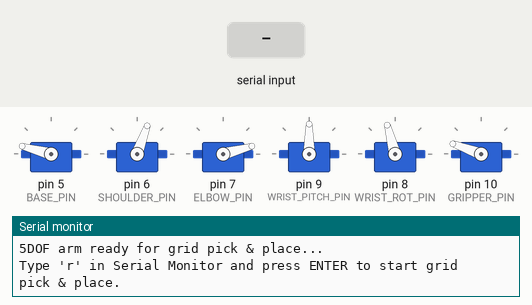
Bench run of a sketch on a simulated Arduino Uno, built with avr-gcc and run on an emulated ATmega328P. Shown: 6 × servo, the last lines printed to the serial monitor. The test bench sets the inputs (shaded band).

Above: at 3.2 s.
3.3 s: "r" received over Serial
At 6.4 s:
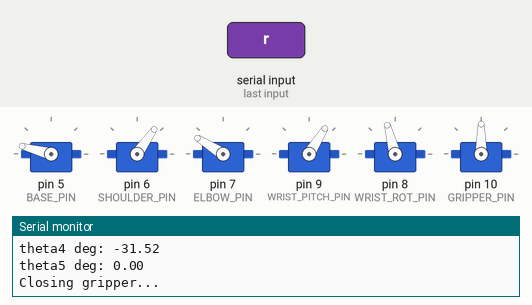
At 9.8 s:
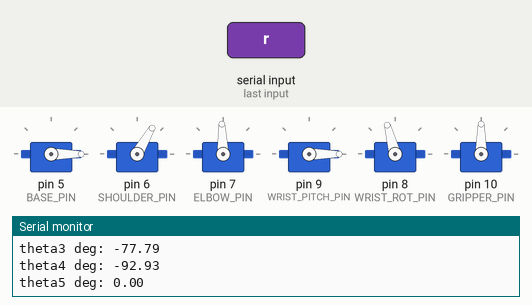
Timing chart, 0 to 22.8 s (numbered marks = the images above; inputs shaded):
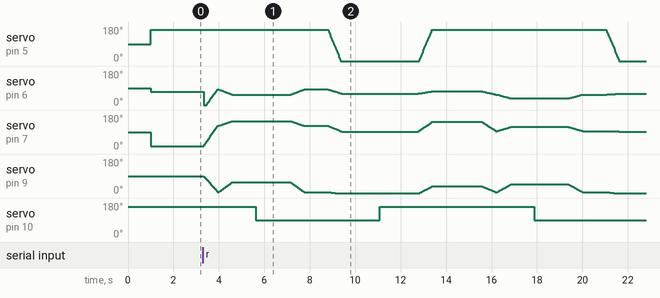

The sketch:

pick_and_place_pattern.ino
```cpp
#include <Servo.h>
#include <math.h>

// =========================
// Servo configuration
// =========================
const int BASE_PIN        = 5;
const int SHOULDER_PIN    = 6;
const int ELBOW_PIN       = 7;
const int WRIST_PITCH_PIN = 9;
const int WRIST_ROT_PIN   = 8;
const int GRIPPER_PIN     = 10;

Servo baseServo;
Servo shoulderServo;
Servo elbowServo;
Servo wristPitchServo;
Servo wristRotServo;
Servo gripperServo;

// =========================
// Robot geometry (mm)
// =========================
const double L1 = 125.0;    // base -> elbow
const double L2 = 130.0;    // elbow -> wrist/claw (simplified)
const double CLAW_LENGTH = 130.0;  // wrist joint -> tip along tool axis

// =========================
// Servo angle mapping
// =========================

// Direction (+1 or -1) and offsets (deg) for each joint
const int BASE_DIR        = -1;
const int SHOULDER_DIR    = 1;
const int ELBOW_DIR       = -1;
const int WRIST_PITCH_DIR = 1;
const int WRIST_ROT_DIR   = -1;

const double BASE_OFFSET        = 165.0;  // servo angle when theta1 = 0 rad
const double SHOULDER_OFFSET    = -20.0;   // when theta2 = 0
const double ELBOW_OFFSET       = 15.0;   // when theta3 = 0
const double WRIST_PITCH_OFFSET = 90.0;   // when theta4 = 0
const double WRIST_ROT_OFFSET   = 105.0;  // when theta5 = 0

// Gripper angles
const int GRIPPER_OPEN_ANGLE  = 160;   // adjust
const int GRIPPER_CLOSE_ANGLE = 90;    // adjust

// =========================
// Positions (mm) in BASE frame
// =========================

// Single duck reference position
double duckX = 100.0;
double duckY = 0.0;
double duckZ = -120.0;

// Box (drop) position
double boxX  = -150.0;
double boxY  = 0.0;
double boxZ  = 0.0;

// Lift height above duck/box
const double LIFT_Z_OFFSET = 40.0;  // mm

// =========================
// Grid configuration
// =========================
const int GRID_COLS = 3;      // X direction
const int GRID_ROWS = 3;      // Y direction
const double STEP_X = 60.0;   // mm between ducks in X
const double STEP_Y = 60.0;   // mm between ducks in Y

// =========================
// Radians-degrees helpers
// =========================
#ifndef M_PI
#define M_PI 3.14159265358979323846
#endif

double rad2deg(double r) {
  return r * 180.0 / M_PI;
}

// Forward declaration for debug function (used in moveToXYZ)
void debugTarget(const char* label,
                 double x, double y, double z,
                 double wx, double wy, double wz,
                 double t1, double t2, double t3,
                 double t4, double t5);

// =========================
// IK for 3-DOF position
// Returns true if reachable
// =========================
bool solveIK(double x, double y, double z,
             double &theta1, double &theta2, double &theta3) {
  // Base yaw
  theta1 = atan2(y, x);

  // Radius in XY plane
  double r = sqrt(x*x + y*y);

  // Planar 2-link in (r,z)
  double rp = r;
  double zp = z;

  // Reachability check
  double dist2 = rp*rp + zp*zp;
  double maxReach = (L1 + L2);
  double minReach = fabs(L1 - L2);
  if (dist2 > maxReach*maxReach || dist2 < minReach*minReach) {
    return false;
  }

  // Law of cosines for elbow
  double D = (dist2 - L1*L1 - L2*L2) / (2.0 * L1 * L2);
  if (D > 1.0) D = 1.0;
  if (D < -1.0) D = -1.0;

  // Elbow-down solution
  theta3 = atan2(-sqrt(1.0 - D*D), D);

  // Shoulder
  double phi  = atan2(zp, rp);
  double beta = atan2(L2 * sin(theta3), L1 + L2 * cos(theta3));
  theta2 = phi - beta;

  return true;
}

// =========================
// Compute wrist orientation from arm angles
// theta4 = wrist pitch
// theta5 = wrist rotation/twist
// =========================
void computeWristAngles(double theta1, double theta2, double theta3,
                        double &theta4, double &theta5) {
  // Desired tool pitch: roughly downward in vertical plane
  double desiredToolPitch = -M_PI / 2.0;
  theta4 = desiredToolPitch - (theta2 + theta3);

  // Wrist rotation to keep gripper aligned (no twist for now)
  theta5 = 0.0;
}

// =========================
// Set all 5 joint angles (rad) to servos
// =========================
void setJointAngles(double theta1, double theta2, double theta3,
                    double theta4, double theta5) {

  double baseDeg        = BASE_OFFSET        + BASE_DIR        * rad2deg(theta1);
  double shoulderDeg    = SHOULDER_OFFSET    + SHOULDER_DIR    * rad2deg(theta2);
  double elbowDeg       = ELBOW_OFFSET       + ELBOW_DIR       * rad2deg(theta3);
  double wristPitchDeg  = WRIST_PITCH_OFFSET + WRIST_PITCH_DIR * rad2deg(theta4);
  double wristRotDeg    = WRIST_ROT_OFFSET   + WRIST_ROT_DIR   * rad2deg(theta5);

  // Clamp
  baseDeg       = constrain(baseDeg, 0, 180);
  shoulderDeg   = constrain(shoulderDeg, 0, 180);
  elbowDeg      = constrain(elbowDeg, 0, 180);
  wristPitchDeg = constrain(wristPitchDeg, 0, 180);
  wristRotDeg   = constrain(wristRotDeg, 0, 180);

  // Send to servos
  baseServo.write((int)baseDeg);
  shoulderServo.write((int)shoulderDeg);
  elbowServo.write((int)elbowDeg);
  wristPitchServo.write((int)wristPitchDeg);
  wristRotServo.write((int)wristRotDeg);
}

// =========================
// Smooth motion: move all 5 joints to XYZ (tip)
// =========================
void moveToXYZ(double x, double y, double z,
               int steps = 30, int delayMs = 20) {

  // Convert tip target to wrist target (offset along tool Z)
  double wx = x;
  double wy = y;
  double wz = z + CLAW_LENGTH;

  // Solve IK for wrist
  double t1_target, t2_target, t3_target;
  if (!solveIK(wx, wy, wz, t1_target, t2_target, t3_target)) {
    Serial.println("Target out of reach!");
    return;
  }

  double t4_target, t5_target;
  computeWristAngles(t1_target, t2_target, t3_target, t4_target, t5_target);

  // DEBUG THE TARGET
  debugTarget("MOVE", x, y, z,
                     wx, wy, wz,
                     t1_target, t2_target, t3_target,
                     t4_target, t5_target);

  // Current state (we keep a simple internal memory)
  static double t1_curr = 0.0;
  static double t2_curr = 0.0;
  static double t3_curr = 0.0;
  static double t4_curr = 0.0;
  static double t5_curr = 0.0;

  double d1 = (t1_target - t1_curr) / steps;
  double d2 = (t2_target - t2_curr) / steps;
  double d3 = (t3_target - t3_curr) / steps;
  double d4 = (t4_target - t4_curr) / steps;
  double d5 = (t5_target - t5_curr) / steps;

  for (int i = 1; i <= steps; i++) {
    double t1 = t1_curr + d1 * i;
    double t2 = t2_curr + d2 * i;
    double t3 = t3_curr + d3 * i;
    double t4 = t4_curr + d4 * i;
    double t5 = t5_curr + d5 * i;

    setJointAngles(t1, t2, t3, t4, t5);
    delay(delayMs);
  }

  t1_curr = t1_target;
  t2_curr = t2_target;
  t3_curr = t3_target;
  t4_curr = t4_target;
  t5_curr = t5_target;
}

// =========================
// Gripper helpers
// =========================
void openGripper() {
  gripperServo.write(GRIPPER_OPEN_ANGLE);
  delay(1000);
}

void closeGripper() {
  gripperServo.write(GRIPPER_CLOSE_ANGLE);
  delay(1000);
}
// =========================
// Pick and place sequence
// Now: after box, return to duck offset, then down to duck Z
// =========================
void pickAndPlaceDuck(double dx, double dy, double dz,
                      double bx, double by, double bz) {

  // 1. Above duck (safe height)
  Serial.println("Moving above duck...");
  moveToXYZ(dx, dy, dz + 100);

  // 2. Down to duck
  Serial.println("Moving down to duck...");
  moveToXYZ(dx, dy, dz);
  delay(1000);

  // 3. Close gripper (grab duck)
  Serial.println("Closing gripper...");
  closeGripper();
  delay(500);

  // 4. Lift straight up to safe height
  Serial.println("Lifting straight up...");
  moveToXYZ(dx, dy, dz + 100 );  // extra safety lift
  delay(1000);

  // 5. Move above box
  Serial.println("Moving above box...");
  moveToXYZ(bx, by, bz  );
  delay(1000);

  // 6. Down to box
  Serial.println("Moving down to box...");
  moveToXYZ(bx, by, bz );

  // 7. Release duck in box
  Serial.println("Releasing duck...");
  openGripper();

  // 8. Retreat up from box to safe height
  Serial.println("Retreating up from box...");
  moveToXYZ(bx, by, bz );

  // 9. Come back to duck at offset height
  Serial.println("Returning above duck (offset)...");
  moveToXYZ(dx, dy, dz + LIFT_Z_OFFSET);

  // 10. Drop down to duck Z (with gripper open)
  Serial.println("Dropping back to duck Z...");
  moveToXYZ(dx, dy, dz + LIFT_Z_OFFSET);
}

// =========================
// GRID PICK & PLACE
// 4x4 ducks, spaced 60 mm
// =========================
void runGridPickAndPlace() {

  double startX = duckX;
  double startY = duckY;

  for (int row = 0; row < GRID_ROWS; row++) {
    for (int col = 0; col < GRID_COLS; col++) {

      double px = startX + col * STEP_X;  // move in +X each column
      double py = startY + row * STEP_Y;  // move in +Y each row
      double pz = duckZ;

      Serial.print("=== Duck at row ");
      Serial.print(row);
      Serial.print(", col ");
      Serial.print(col);
      Serial.println(" ===");

      pickAndPlaceDuck(px, py, pz,
                       boxX, boxY, boxZ);

      delay(1500);  // pause between ducks
    }
  }

  Serial.println("GRID PICK & PLACE COMPLETE!");
}

// =========================
// Forward kinematics (for debugging, unused in control)
// =========================
void forwardKinematics(double t1, double t2, double t3,
                       double &x, double &y, double &z) {
  // 2-link planar FK
  double r = L1 * cos(t2) + L2 * cos(t2 + t3);
  z        = L1 * sin(t2) + L2 * sin(t2 + t3);

  // Project to 3D using base rotation t1
  x = r * cos(t1);
  y = r * sin(t1);
}

// =========================
// Debug print for targets and angles
// =========================
void debugTarget(const char* label,
                 double x, double y, double z,
                 double wx, double wy, double wz,
                 double t1, double t2, double t3,
                 double t4, double t5) {

  Serial.println("===========================");
  Serial.print(label); Serial.println(" TARGET DEBUG");
  Serial.println("===========================");

  Serial.print("Tip Target XYZ:     ");
  Serial.print(x); Serial.print(", ");
  Serial.print(y); Serial.print(", ");
  Serial.println(z);

  Serial.print("Wrist Target XYZ:   ");
  Serial.print(wx); Serial.print(", ");
  Serial.print(wy); Serial.print(", ");
  Serial.println(wz);

  Serial.println("--- Joint Angles ---");
  Serial.print("theta1 (base) rad: "); Serial.println(t1, 6);
  Serial.print("theta2 (shoulder) rad: "); Serial.println(t2, 6);
  Serial.print("theta3 (elbow) rad: "); Serial.println(t3, 6);
  Serial.print("theta4 (pitch) rad: "); Serial.println(t4, 6);
  Serial.print("theta5 (rot) rad: "); Serial.println(t5, 6);

  Serial.print("theta1 deg: "); Serial.println(rad2deg(t1));
  Serial.print("theta2 deg: "); Serial.println(rad2deg(t2));
  Serial.print("theta3 deg: "); Serial.println(rad2deg(t3));
  Serial.print("theta4 deg: "); Serial.println(rad2deg(t4));
  Serial.print("theta5 deg: "); Serial.println(rad2deg(t5));

  Serial.println();
}

// =========================
// Arduino setup & loop
// =========================
void setup() {
  Serial.begin(115200);

  baseServo.attach(BASE_PIN);
  shoulderServo.attach(SHOULDER_PIN);
  elbowServo.attach(ELBOW_PIN);
  wristPitchServo.attach(WRIST_PITCH_PIN);
  wristRotServo.attach(WRIST_ROT_PIN);
  gripperServo.attach(GRIPPER_PIN);

  openGripper();

  // Simple "home" pose: all joint angles ~0 in model
  setJointAngles(0.0, M_PI / 2.0, 0.0, 0.0, 0.0);
  delay(1000);

  Serial.println("5DOF arm ready for grid pick & place...");

  Serial.println("Type 'r' in Serial Monitor and press ENTER to start grid pick & place.");

}

void loop() {
  // Hold home pose until user sends command over Serial
  if (Serial.available() > 0) {
    char c = Serial.read();
    if (c == 'r' || c == 'R') {
      Serial.println("Command received: RUN GRID PICK & PLACE");
      runGridPickAndPlace();
      Serial.println("Pick and place complete. Returning to HOME pose...");
      setJointAngles(0.0, M_PI / 2.0, 0.0, 0.0, 0.0);  // back to home
    }
  }
}
```
